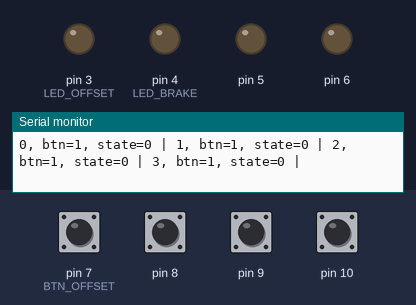
Bench run of a sketch on a simulated Arduino Uno, built with avr-gcc and run on an emulated ATmega328P. On the bench: output pins drawn as LEDs (lit = HIGH), the last lines printed to the serial monitor. Dashed ring = blinking. The inputs (shaded band) are chosen by the test bench; at power-on: pin 7 (BTN_OFFSET), pin 8–10 HIGH.

Above: at 1.2 s.
1.3 s: pin 9 pulled LOW for 0.15 s
At 2.5 s:
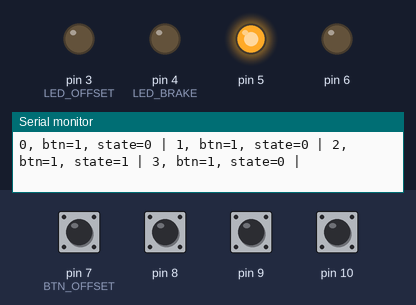
4.4 s: pin 7 (BTN_OFFSET) pulled LOW for 0.15 s
At 5.5 s:
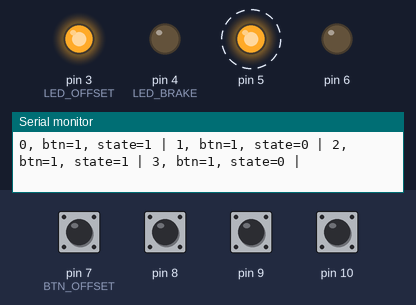
7.4 s: pin 8 pulled LOW for 0.15 s
At 8.6 s:
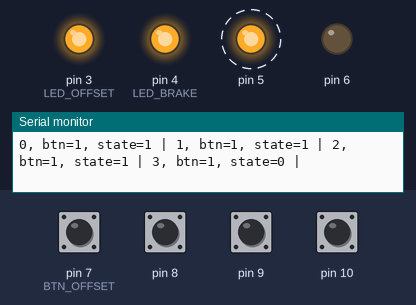
10.4 s: pin 10 pulled LOW for 0.15 s
At 11.6 s:
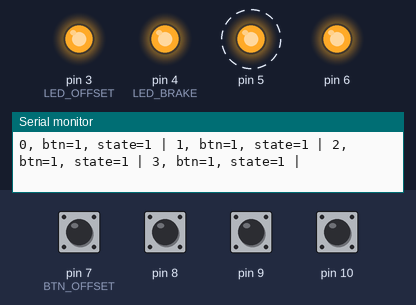
13.5 s: pin 7 (BTN_OFFSET) pulled LOW for 1 s
At 14.6 s:
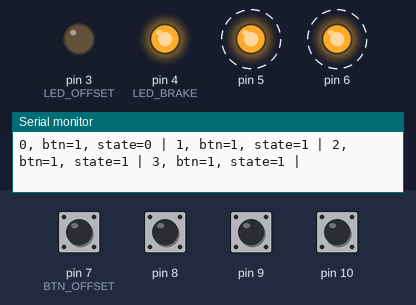
16.5 s: pin 8 pulled LOW for 1 s
At 17.7 s:
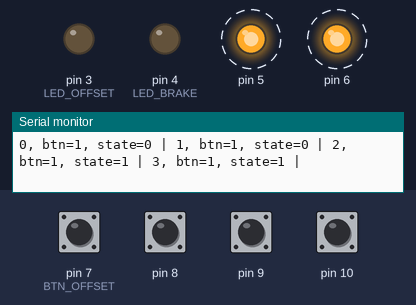
Timing chart, 0 to 21.5 s (numbered marks = the images above; inputs shaded):
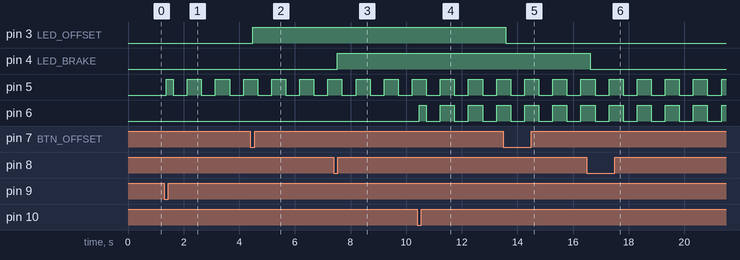

Measured:
- after the input at 1.3 s, pin 5: LOW → HIGH after 0.07 s, then repeats every 1.0 s: LOW 0.51 s, HIGH 0.51 s
- after the input at 4.4 s, pin 3 (LED_OFFSET): LOW → HIGH after 0.09 s
- after the input at 7.4 s, pin 4 (LED_BRAKE): LOW → HIGH after 0.12 s
- after the input at 10.4 s, pin 6: LOW → HIGH after 0.07 s, then repeats every 1.0 s: LOW 0.51 s, HIGH 0.51 s
- after the input at 13.5 s, pin 3 (LED_OFFSET): HIGH → LOW after 0.09 s
- after the input at 16.5 s, pin 4 (LED_BRAKE): HIGH → LOW after 0.12 s

The sketch:

L_Chika_CarLight.ino
```cpp
// LEDピン
#define LED_OFFSET  3 // LEDピンの開始番号
#define LED_HEAD  3 // ヘッドライト・テールランプ
#define LED_BRAKE 4 // ブレーキランプ
#define LED_L     5 // 左ウインカー
#define LED_R     6 // 右ウインカー

// ボタンピン
#define BTN_OFFSET  7 // ボタンピンの開始番号
#define BTN_HEAD  7 // ヘッドライト・テールランプ
#define BTN_BRAKE 8 // ブレーキランプ
#define BTN_L     9 // 左ウインカー
#define BTN_R    10 // 右ウインカー

// ライト種別のインデックス
enum LightKind
{
    HEAD  = 0,
    BRAKE,
    L,
    R,
    LIGHT_KIND_MAX,
};

bool states[LIGHT_KIND_MAX];  // 点灯状態
bool oldBtn[LIGHT_KIND_MAX];  // 前回ボタン押下状態

#define BLINK_TIME 500        // 点滅間隔
bool isLedOn = false;         // 点滅状態
unsigned long limitTime = 0;  // 次回点滅時間

void setup() {
  Serial.begin(9600);
  Serial.println("start");

  // ピンの初期化
  for(int i = 0; i < LIGHT_KIND_MAX; i++){
    pinMode(LED_OFFSET + i, OUTPUT);
    pinMode(BTN_OFFSET + i, INPUT_PULLUP);
  }
}

void loop() {
  delay(10);

  // ボタン押下判定で、状態変更
  for(int i = 0; i < LIGHT_KIND_MAX; i++){
    if(LOW == digitalRead(BTN_OFFSET + i)){
      if(oldBtn[i] == HIGH){ // ボタン押し始めた時だけ、状態変更。
        states[i] = states[i] ? false : true;
      }
      oldBtn[i] = LOW;
    }else{
      oldBtn[i] = HIGH;
    }
    Serial.print(i);
    Serial.print(", btn=");
    Serial.print(digitalRead(BTN_OFFSET + i));
    Serial.print(", state=");
    Serial.print(states[i]);
    Serial.print(" | ");
  }
    Serial.print("\n");

  // 現在の状態でLED点灯
  digitalWrite(LED_HEAD, states[HEAD]);
  digitalWrite(LED_BRAKE, states[BRAKE]);
  ledBlink(LED_L, states[L]);
  ledBlink(LED_R, states[R]);

  // 点滅状態更新
  if(limitTime < millis()){ // 点滅時間経過しているか？
    limitTime = millis() + BLINK_TIME;  // 次回点滅時間をセット
    isLedOn = isLedOn ? false : true;   // 点滅状態を反転
  }

}

// 点滅
void ledBlink(int pin, bool state){
  if(state){
    // オンなら、点滅
    digitalWrite(pin, isLedOn);
  }else{
    // オフなら消灯
    digitalWrite(pin, LOW);
  }
}
```
